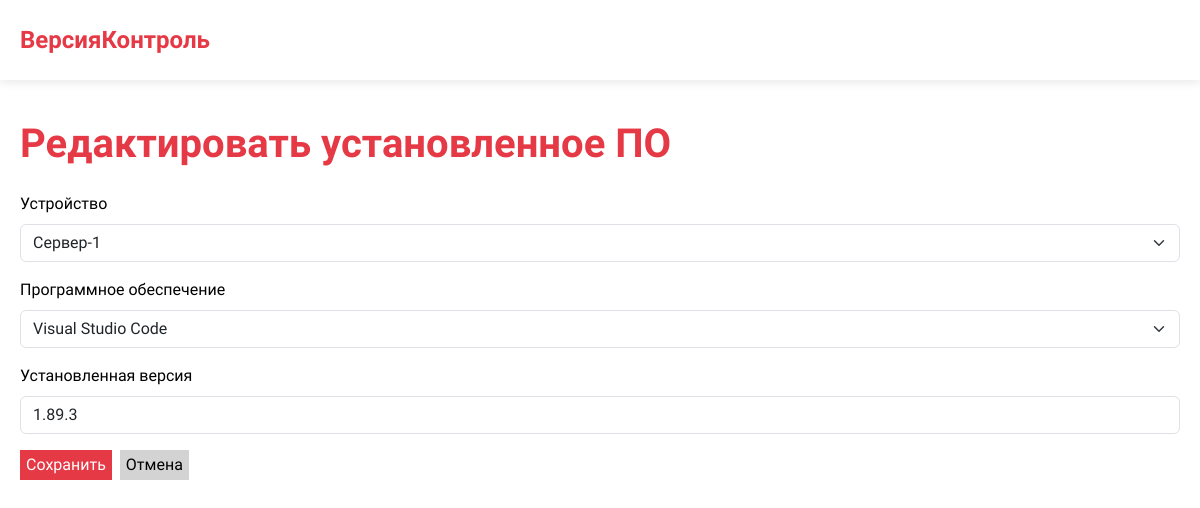
Screenshot of /edit_installed_software/1 with the database file from the repository.
### models.py (models this page shows, shortened)
class InstalledSoftware(db.Model):
    id = db.Column(db.Integer, primary_key=True)
    device_id = db.Column(db.Integer, db.ForeignKey('device.id'), nullable=False)
    software_id = db.Column(db.Integer, db.ForeignKey('software.id'), nullable=False)
    installed_version = db.Column(db.String(20), nullable=False)
    device = db.relationship('Device', backref='installed_software')
    software = db.relationship('Software', backref='installed_software')

class Device(db.Model):
    id = db.Column(db.Integer, primary_key=True)
    name = db.Column(db.String(100), nullable=False)
    ip_address = db.Column(db.String(15), nullable=True)
    mac_address = db.Column(db.String(17), nullable=True)
    responsible_person = db.Column(db.String(100), nullable=False)

class Software(db.Model):
    id = db.Column(db.Integer, primary_key=True)
    name = db.Column(db.String(100), nullable=False)
    current_version = db.Column(db.String(20), nullable=False)
    latest_version = db.Column(db.String(20), nullable=False)

### app.py (the view)
@app.route('/edit_installed_software/<int:id>', methods=['GET', 'POST'])
def edit_installed_software(id):
    installed = InstalledSoftware.query.get_or_404(id)
    if request.method == 'POST':
        installed.device_id = request.form['device_id']
        installed.software_id = request.form['software_id']
        installed.installed_version = request.form['installed_version']
        db.session.commit()
        return redirect(url_for('index'))
    devices = Device.query.all()
    softwares = Software.query.all()
    return render_template('edit_installed_software.html', installed=installed, devices=devices, softwares=softwares)

### templates/edit_installed_software.html (shortened to what this page needs)
<!DOCTYPE html>
<html lang="ru">
<head>
    <link href="https://cdn.jsdelivr.net/npm/bootstrap@5.3.3/dist/css/bootstrap.min.css" rel="stylesheet">
    <link rel="stylesheet" href="{{ url_for('static', filename='style.css') }}">
</head>
<body>
    <nav class="navbar navbar-expand-lg">
        <div class="container">
            <a class="navbar-brand" href="{{ url_for('index') }}">ВерсияКонтроль</a>
        </div>
    </nav>
    <div class="container">
        <h1 class="mb-4">Редактировать установленное ПО</h1>
        <form method="POST" class="needs-validation" novalidate>
            <div class="mb-3">
                <label for="device_id" class="form-label">Устройство</label>
                <select class="form-select" id="device_id" name="device_id" required>
                    {% for device in devices %}
                        <option value="{{ device.id }}" {% if device.id == installed.device_id %}selected{% endif %}>{{ device.name }}</option>
                    {% endfor %}
                </select>
            </div>
            <div class="mb-3">
                <label for="software_id" class="form-label">Программное обеспечение</label>
                <select class="form-select" id="software_id" name="software_id" required>
                    {% for software in softwares %}
                        <option value="{{ software.id }}" {% if software.id == installed.software_id %}selected{% endif %}>{{ software.name }}</option>
                    {% endfor %}
                </select>
            </div>
            <div class="mb-3">
                <label for="installed_version" class="form-label">Установленная версия</label>
                <input type="text" class="form-control" id="installed_version" name="installed_version" value="{{ installed.installed_version }}" required>
            </div>
            <div class="d-flex gap-2">
                <button type="submit" class="btn btn-warning">Сохранить</button>
                <a href="{{ url_for('index') }}" class="btn btn-danger">Отмена</a>
            </div>
        </form>
    </div>
</body>
</html>

### static/style.css (style rules this page uses)
body { font-family: 'Montserrat', sans-serif; background-color: #FFFFFF; color: #000000; margin: 0; padding: 0; }
.navbar { background-color: #FFFFFF; box-shadow: 0 2px 10px rgba(0, 0, 0, 0.1); padding: 10px 0; height: 80px; }
.navbar-brand { font-size: 1.5rem; font-weight: 700; color: #E63946 !important; }
.container { max-width: 1200px; padding: 40px 20px; }
h1, h2 { font-weight: 700; color: #E63946; position: relative; margin-bottom: 20px; }
.btn-warning { background-color: #E63946; border: none; border-radius: 0; padding: 3px 6px; color: #FFFFFF; }
.btn-danger { background-color: #D3D3D3; border: none; border-radius: 0; padding: 3px 6px; color: #000000; }

### rows the page displays
InstalledSoftware: device_id "Сервер-1", software_id "Visual Studio Code", installed_version "1.89.3"
